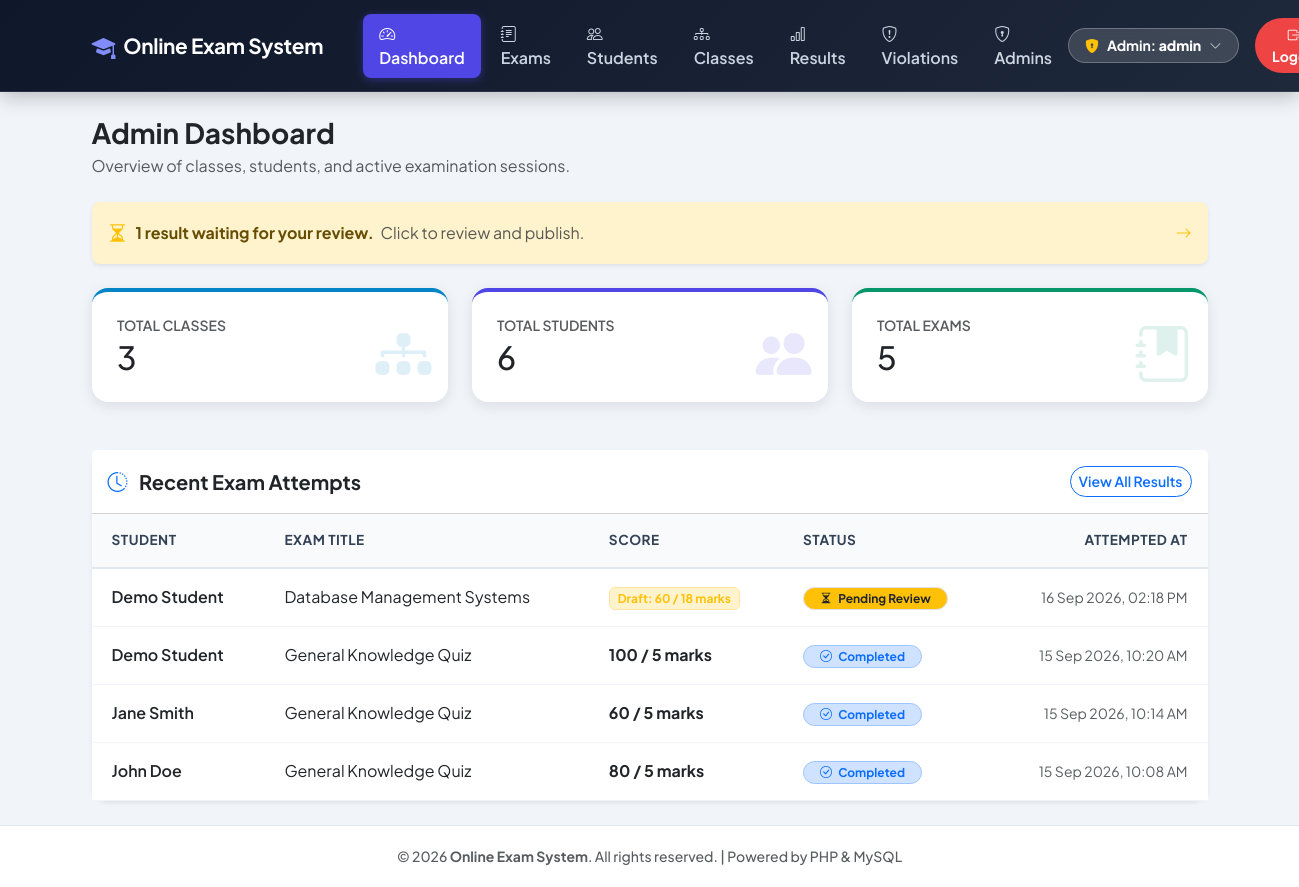
/admin/dashboard.php (signed in), run on an earlier commit of the app's database.
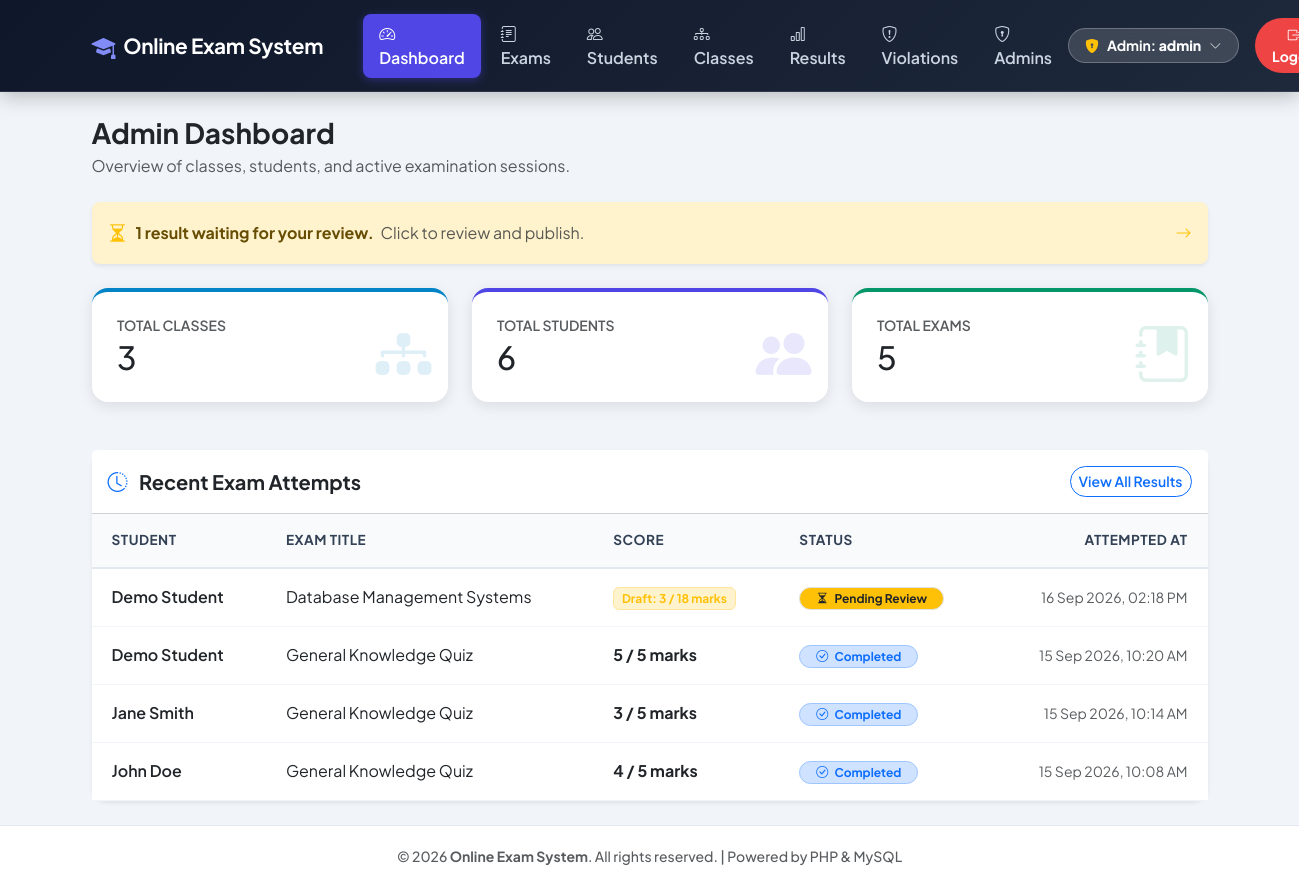
And on a later commit of the database.
### tables this page shows
CREATE TABLE IF NOT EXISTS `results` (
    `id`           INT AUTO_INCREMENT PRIMARY KEY,
    `student_id`   INT          NOT NULL,
    `exam_id`      INT          NOT NULL,
    `score`        INT          NOT NULL,
    `status`       VARCHAR(20)  NOT NULL DEFAULT 'published',
    `admin_feedback` TEXT       NULL,
    `attempted_at` DATETIME     NOT NULL DEFAULT CURRENT_TIMESTAMP,
    `evaluated_at` DATETIME     NULL,
    FOREIGN KEY (`student_id`) REFERENCES `students`(`id`) ON DELETE CASCADE,
    FOREIGN KEY (`exam_id`)    REFERENCES `exams`(`id`)    ON DELETE CASCADE
);

CREATE TABLE IF NOT EXISTS `students` (
    `id`       INT AUTO_INCREMENT PRIMARY KEY,
    `name`     VARCHAR(100) NOT NULL,
    `email`    VARCHAR(100) NOT NULL UNIQUE,
    `password` VARCHAR(255) NOT NULL,
    `class_id` INT NULL,
    FOREIGN KEY (`class_id`) REFERENCES `classes`(`id`) ON DELETE SET NULL
);

CREATE TABLE IF NOT EXISTS `exams` (
    `id`               INT AUTO_INCREMENT PRIMARY KEY,
    `title`            VARCHAR(150) NOT NULL,
    `duration_minutes` INT          NOT NULL DEFAULT 30,
    `result_mode`      VARCHAR(20)  NOT NULL DEFAULT 'instant',
    `start_at`         DATETIME     NULL,
    `end_at`           DATETIME     NULL
);

### admin/dashboard.php (the view, shortened to what the rows shown need)
<?php
include '../includes/header.php';
include '../config/db.php';
$q_classes   = mysqli_query($conn, "SELECT COUNT(*) AS c FROM classes");
$total_classes = ($q_classes ? mysqli_fetch_assoc($q_classes)['c'] : 0);
$q_students  = mysqli_query($conn, "SELECT COUNT(*) AS c FROM students");
$total_students = ($q_students ? mysqli_fetch_assoc($q_students)['c'] : 0);
$q_exams     = mysqli_query($conn, "SELECT COUNT(*) AS c FROM exams");
$total_exams = ($q_exams ? mysqli_fetch_assoc($q_exams)['c'] : 0);
$recent_results = mysqli_query($conn, "SELECT r.*, s.name AS student_name, e.title AS exam_title,
                                       (SELECT COALESCE(SUM(q.marks), 0) FROM questions q WHERE q.exam_id = e.id) AS exam_total_marks
                                       FROM results r
                                       JOIN students s ON r.student_id = s.id
                                       JOIN exams e ON r.exam_id = e.id
                                       ORDER BY r.attempted_at DESC LIMIT 5");
?>
<div class="row g-4 mb-5">
    <div class="col-md-4">
        <a href="manage-classes.php" class="text-decoration-none">
            <div class="stat-card bg-white border-0 shadow-sm rounded-4 p-4 position-relative overflow-hidden" style="border-top: 4px solid #0284c7 !important;">
                <h2 class="fw-extrabold mb-0 text-dark"><?php echo $total_classes; ?></h2>
            </div>
        </a>
    </div>
    <div class="col-md-4">
        <a href="manage-students.php" class="text-decoration-none">
            <div class="stat-card bg-white border-0 shadow-sm rounded-4 p-4 position-relative overflow-hidden" style="border-top: 4px solid #4f46e5 !important;">
                <h2 class="fw-extrabold mb-0 text-dark"><?php echo $total_students; ?></h2>
            </div>
        </a>
    </div>
    <div class="col-md-4">
        <a href="manage-exam.php" class="text-decoration-none">
            <div class="stat-card bg-white border-0 shadow-sm rounded-4 p-4 position-relative overflow-hidden" style="border-top: 4px solid #059669 !important;">
                <h2 class="fw-extrabold mb-0 text-dark"><?php echo $total_exams; ?></h2>
            </div>
        </a>
    </div>
</div>
<div class="card shadow-sm border-0 rounded-4">
    <div class="card-body p-0">
        <div class="table-responsive">
            <table class="table custom-table align-middle mb-0">
                <thead>
                    <tr>
                        <th class="ps-4">Student</th>
                        <th>Exam Title</th>
                        <th>Score</th>
                        <th>Status</th>
                        <th class="pe-4 text-end">Attempted At</th>
                    </tr>
                </thead>
                <tbody>
                    <?php if ($recent_results && mysqli_num_rows($recent_results) > 0): ?>
                        <?php while ($r = mysqli_fetch_assoc($recent_results)):
                            $is_pending = (($r['status'] ?? 'published') === 'pending');
                        ?>
                            <tr>
                                <td class="ps-4 fw-semibold text-dark"><?php echo htmlspecialchars($r['student_name']); ?></td>
                                <td class="text-dark"><?php echo htmlspecialchars($r['exam_title']); ?></td>
                                <td>
                                    <?php
                                    $out_of = (float)($r['exam_total_marks'] ?? 0);
                                    $display_total = ($out_of > 0) ? rtrim(rtrim(number_format($out_of, 2), '0'), '.') : '';
                                    ?>
                                    <?php if ($is_pending): ?>
                                        <span class="badge bg-warning-subtle text-warning border border-warning-subtle">
                                            Draft: <?php echo $r['score']; ?><?php echo $display_total ? " / $display_total" : ''; ?> marks
                                        </span>
                                    <?php else: ?>
                                        <span class="fw-bold text-dark">
                                            <?php echo $r['score']; ?><?php echo $display_total ? " / $display_total" : ''; ?> marks
                                        </span>
                                    <?php endif; ?>
                                </td>
                                <td>
                                    <?php if ($is_pending): ?>
                                        <span class="badge bg-warning text-dark border rounded-pill px-3 py-1 fw-bold">
                                            <i class="bi bi-hourglass-split me-1"></i> Pending Review
                                        </span>
                                    <?php else: ?>
                                        <span class="badge bg-primary-subtle text-primary border border-primary-subtle rounded-pill px-3 py-1 fw-bold">
                                            <i class="bi bi-check-circle me-1"></i> Completed
                                        </span>
                                    <?php endif; ?>
                                </td>
                                <td class="pe-4 text-end text-muted small"><?php echo date('d M Y, h:i A', strtotime($r['attempted_at'])); ?></td>
                            </tr>
                        <?php endwhile; ?>
                    <?php endif; ?>
                </tbody>
            </table>
        </div>
    </div>
</div>
<?php include '../includes/footer.php'; ?>

What changed in the data, as far as the page shows it:
changed results "16 Sep 2026, 02:18 PM": score "60" → "3"
changed results "15 Sep 2026, 10:20 AM": score "100" → "5"
changed results "15 Sep 2026, 10:14 AM": score "60" → "3"
changed results "15 Sep 2026, 10:08 AM": score "80" → "4"
